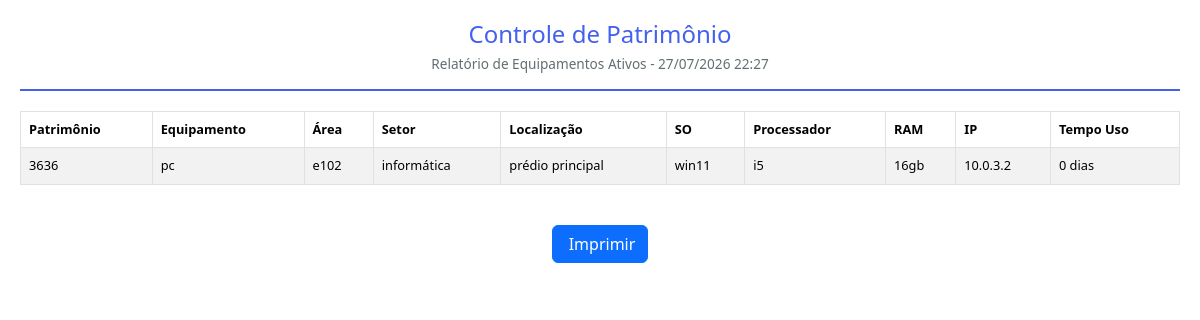
Before: /impressao (signed in) with the older database file.
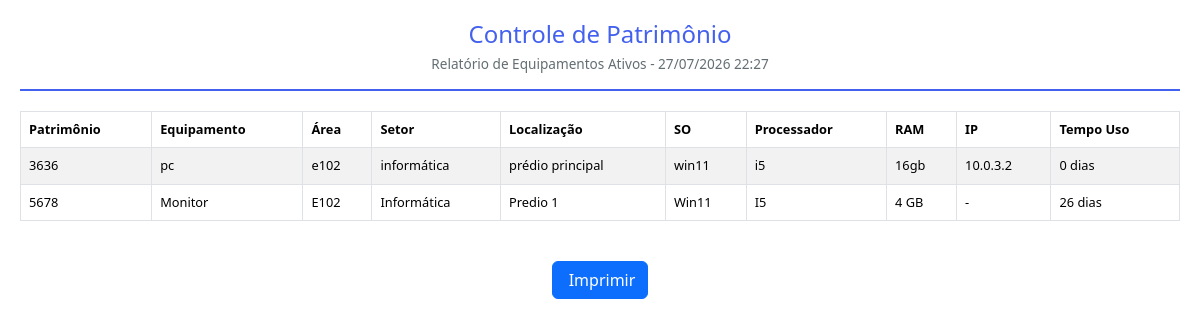
After: the same page with the newer database file.
### app/models/models.py (models this page shows, shortened)
class Configuracao(db.Model):
    __tablename__ = 'configuracoes'
    id = db.Column(db.Integer, primary_key=True)
    nome_empresa = db.Column(db.String(200), default='Controle de Patrimônio')
    logo = db.Column(db.String(200), nullable=True)
    dias_lembrete_manutencao = db.Column(db.String(50), default='30,15,7,1')
    tema = db.Column(db.String(20), default='claro')
    data_atualizacao = db.Column(db.DateTime, default=datetime.now, onupdate=datetime.now)

class Equipamento(db.Model):
    __tablename__ = 'equipamentos'
    id = db.Column(db.Integer, primary_key=True)
    patrimonio = db.Column(db.String(50))
    data_inclusao = db.Column(db.Date, default=date.today)
    baixado = db.Column(db.Boolean, default=False)
    data_baixa = db.Column(db.Date, nullable=True)
    equipamento = db.Column(db.String(100))
    area_patrimonial = db.Column(db.String(100))
    setor = db.Column(db.String(100))
    localizacao = db.Column(db.String(100))
    especificacao = db.Column(db.Text)
    ultima_manutencao = db.Column(db.Date, nullable=True)
    proxima_manutencao = db.Column(db.Date, nullable=True)
    sistema_operacional = db.Column(db.String(100))
    placa_mae = db.Column(db.String(100))
    processador = db.Column(db.String(100))
    memoria_ram = db.Column(db.String(50))
    armazenamento = db.Column(db.String(100))
    ip = db.Column(db.String(50))
    usuario_id = db.Column(db.Integer, db.ForeignKey('usuarios.id'), nullable=False)
    data_criacao = db.Column(db.DateTime, default=datetime.now)
    data_atualizacao = db.Column(db.DateTime, default=datetime.now, onupdate=datetime.now)
    observacoes = db.relationship('Observacao', backref='equipamento', lazy=True, cascade='all, delete-orphan')
    @property
    def tempo_uso(self):
        if self.baixado and self.data_baixa:
            end_date = self.data_baixa
        else:
            end_date = date.today()
        if not self.data_inclusao:
            return {'anos': 0, 'meses': 0, 'dias': 0}
        delta = end_date - self.data_inclusao
        anos = delta.days // 365
        meses = (delta.days % 365) // 30
        dias = (delta.days % 365) % 30
        return {'anos': anos, 'meses': meses, 'dias': dias, 'total_dias': delta.days}
    @property
    def tempo_uso_formatado(self):
        t = self.tempo_uso
        partes = []
        if t['anos'] > 0:
            partes.append(f"{t['anos']} ano{'s' if t['anos'] > 1 else ''}")
        if t['meses'] > 0:
            partes.append(f"{t['meses']} mes{'es' if t['meses'] > 1 else ''}")
        if t['dias'] > 0:
            partes.append(f"{t['dias']} dia{'s' if t['dias'] > 1 else ''}")
        return ', '.join(partes) if partes else '0 dias'

### app/routes/main.py (the view)
@bp.route('/impressao')
@login_required
def impressao():
    equipamentos = Equipamento.query.filter_by(baixado=False).order_by(Equipamento.data_inclusao.desc()).all()
    config = Configuracao.query.first()
    return render_template('impressao.html', equipamentos=equipamentos, config=config, data_impressao=datetime.now())

### app/__init__.py (called while the page is built)
def create_app():
    app = Flask(__name__)
    app.config.from_object(Config)
    db.init_app(app)
    login_manager.init_app(app)
    login_manager.login_view = 'auth.login'
    login_manager.login_message = 'Por favor, faça login para acessar esta página.'
    login_manager.login_message_category = 'warning'
    with app.app_context():
        from app.routes import auth, main, api, admin
        app.register_blueprint(auth.bp)
        app.register_blueprint(main.bp)
        app.register_blueprint(api.bp, url_prefix='/api')
        app.register_blueprint(admin.bp, url_prefix='/admin')
        db.create_all()
        criar_admin_padrao()
        criar_config_padrao()
    @app.context_processor
    def inject_date():
        from datetime import date
        return dict(date=date)
    return app

### app/routes/auth.py (called while the page is built)
@login_manager.user_loader
def load_user(user_id):
    return Usuario.query.get(int(user_id))

### app/templates/impressao.html (shortened to what this page needs)
<!DOCTYPE html>
<html lang="pt-BR">
<head>
    <link href="https://cdn.jsdelivr.net/npm/bootstrap@5.3.2/dist/css/bootstrap.min.css" rel="stylesheet">
</head>
<body>
    <div class="header">
        <h2>{{ config.nome_empresa }}</h2>
        <p>Relatório de Equipamentos Ativos - {{ data_impressao.strftime('%d/%m/%Y %H:%M') }}</p>
    </div>
    <div class="table-responsive">
        <table class="table table-bordered table-striped">
            <thead>
                <tr>
                    <th>Patrimônio</th>
                    <th>Equipamento</th>
                    <th>Área</th>
                    <th>Setor</th>
                    <th>Localização</th>
                    <th>SO</th>
                    <th>Processador</th>
                    <th>RAM</th>
                    <th>IP</th>
                    <th>Tempo Uso</th>
                </tr>
            </thead>
            <tbody>
                {% for eq in equipamentos %}
                <tr>
                    <td>{{ eq.patrimonio or '-' }}</td>
                    <td>{{ eq.equipamento or '-' }}</td>
                    <td>{{ eq.area_patrimonial or '-' }}</td>
                    <td>{{ eq.setor or '-' }}</td>
                    <td>{{ eq.localizacao or '-' }}</td>
                    <td>{{ eq.sistema_operacional or '-' }}</td>
                    <td>{{ eq.processador or '-' }}</td>
                    <td>{{ eq.memoria_ram or '-' }}</td>
                    <td>{{ eq.ip or '-' }}</td>
                    <td>{{ eq.tempo_uso_formatado }}</td>
                </tr>
                {% endfor %}
            </tbody>
        </table>
    </div>
    <div class="no-print text-center mt-4">
        <button onclick="window.print()" class="btn btn-primary">Imprimir</button>
    </div>
</body>
</html>

### app/templates/impressao.html (style rules this page uses)
body { font-family: 'Segoe UI', sans-serif; padding: 20px; }
.header { text-align: center; margin-bottom: 20px; border-bottom: 2px solid #4361ee; padding-bottom: 15px; }
.header h2 { color: #4361ee; margin: 0; font-size: 1.5rem; }
.header p { color: #636e72; margin: 5px 0 0; font-size: 0.85rem; }
table { font-size: 0.8rem; }
th { background: #4361ee; color: white; }
td { word-break: break-word; }

Changed rows visible on the page:
added Equipamento: patrimonio "5678", equipamento "Monitor", area_patrimonial "E102", setor "Informática", localizacao "Predio 1", sistema_operacional "Win11", processador "I5", memoria_ram "4 GB", ip "-", tempo_uso_formatado "26 dias"
